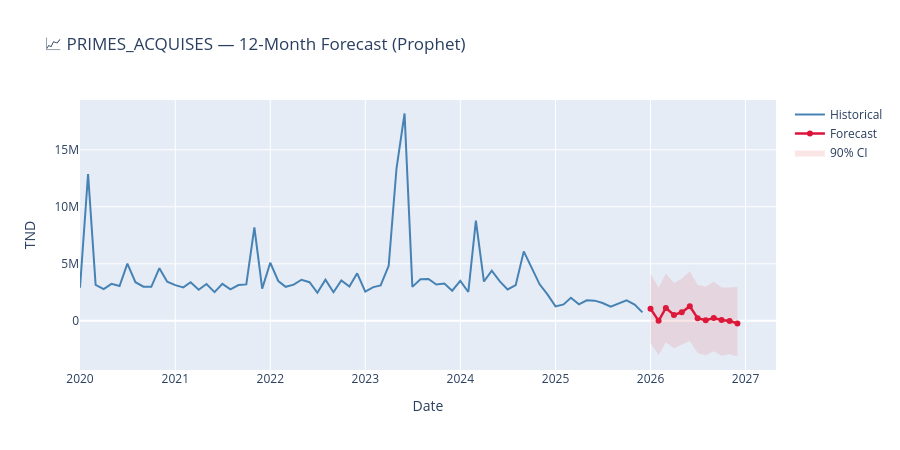

Notebook code cell kept with this figure:
### Markdown cell above
## 6. Best Model — 12-Month Forward Forecast

### Code cell
# ── Prophet future forecast with confidence intervals ──────────────────────
# Re-fit on ALL data (train + test)
df_full = ts_all.reset_index().rename(columns={'DATE': 'ds', TARGET: 'y'})

m_final = Prophet(
    seasonality_mode='multiplicative',
    yearly_seasonality=True,
    weekly_seasonality=False,
    changepoint_prior_scale=0.05,
    interval_width=0.90
)
m_final.add_seasonality(name='quarterly', period=91.25, fourier_order=5)
m_final.fit(df_full)

future_df = m_final.make_future_dataframe(periods=FORECAST_HORIZON, freq='MS')
fc_final = m_final.predict(future_df)

future_only = fc_final.set_index('ds').iloc[-FORECAST_HORIZON:][['yhat','yhat_lower','yhat_upper']]

fig = go.Figure()
fig.add_trace(go.Scatter(x=ts_all.index, y=ts_all.values, name='Historical',
                          line=dict(color='steelblue', width=2)))
fig.add_trace(go.Scatter(x=future_only.index, y=future_only['yhat'],
                          name='Forecast', line=dict(color='crimson', width=2.5)))
fig.add_trace(go.Scatter(
    x=pd.concat([future_only.index.to_series(), future_only.index.to_series()[::-1]]),
    y=pd.concat([future_only['yhat_upper'], future_only['yhat_lower'][::-1]]),
    fill='toself', fillcolor='rgba(220,50,50,0.12)',
    line=dict(color='rgba(0,0,0,0)'), name='90% CI'
))
fig.update_layout(
    title=f'📈 {TARGET} — 12-Month Forecast (Prophet)',
    xaxis_title='Date', yaxis_title='TND',
    height=450
)
fig.show()

print('\n12-Month Forecast:')
display(future_only.rename(columns={'yhat':'Prévision','yhat_lower':'Borne Inf','yhat_upper':'Borne Sup'})
        .style.format('{:,.0f}'))
